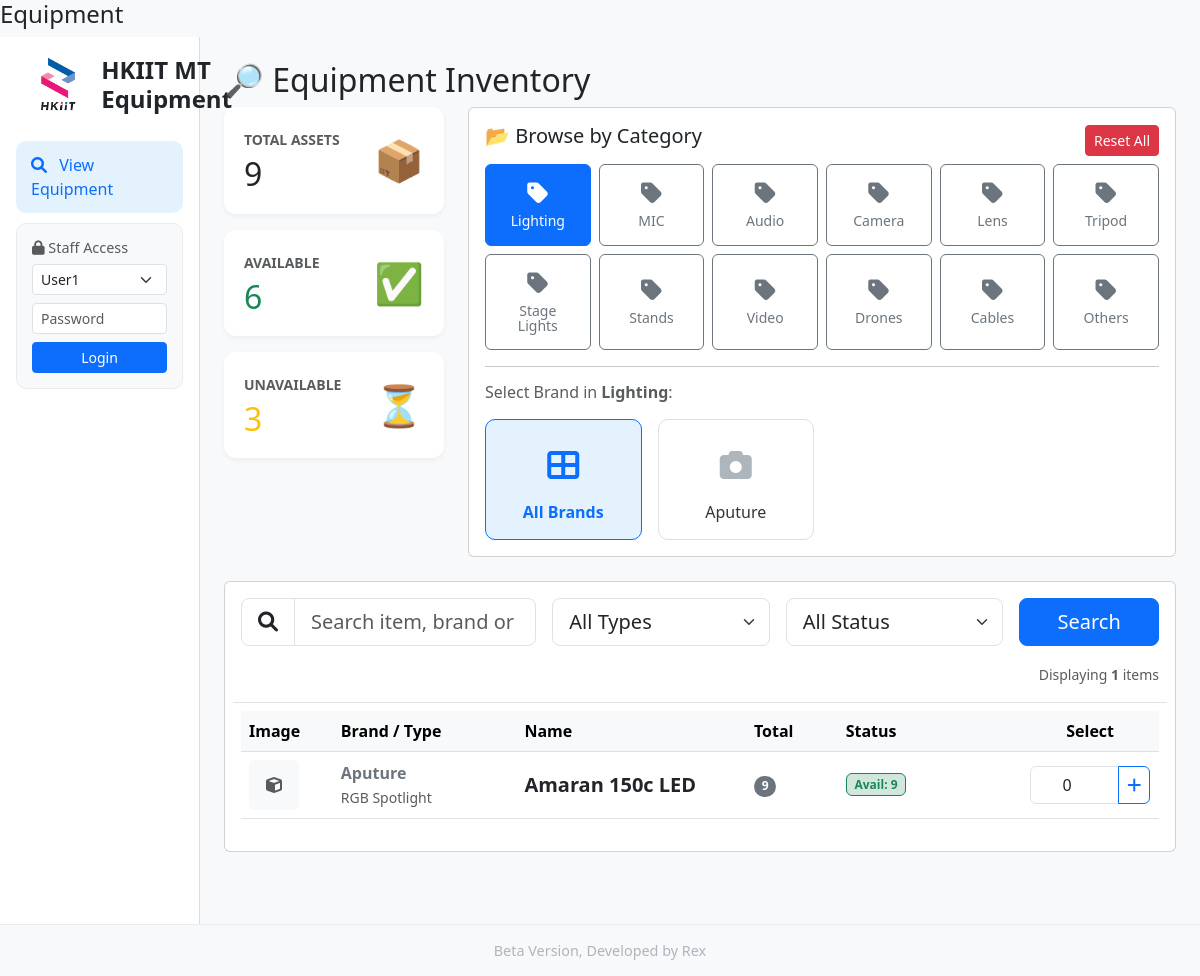
Page /dashboard?category=Lighting on the committed database.
### tables this page shows
CREATE TABLE "Equipment_List" (
"Category" TEXT,
  "Equipment_ID" TEXT,
  "Type" TEXT,
  "Brand" TEXT,
  "Name" TEXT,
  "Remarks" TEXT,
  "Qty" INTEGER,
  "item_created" TEXT
);

### app.py (the view)
@app.route('/dashboard')
def dashboard():
    cat_filter = request.args.get('category', 'ALL')
    type_filter = request.args.get('type', 'ALL')
    brand_filter = request.args.get('brand', 'ALL')
    status_filter = request.args.get('status', 'All')
    search_query = request.args.get('search', '')
    status_map = {"All": "All", "Available Only": "Yes", "Unavailable Only": "No"}
    db_status = status_map.get(status_filter, "All")
    conn = get_db()
    df_raw = fetch_equipment_data(db_status, type_filter, cat_filter, brand_filter, search_query)
    pending_map = {}
    total_pending_count = 0
    try:
        df_req = pd.read_sql_query("SELECT Items_Json FROM Request_Records WHERE Status = 'Pending'", conn)
        for json_str in df_req['Items_Json']:
            try:
                items = json.loads(json_str)
                for i in items:
                    name = i['name']
                    qty = int(i['qty'])
                    pending_map[name] = pending_map.get(name, 0) + qty
                    total_pending_count += qty
            except:
                continue
    except:
        pass
    final_data = []
    total_assets = 0
    physical_loaned_total = 0
    if not df_raw.empty:
        grouped = df_raw.groupby(['Name', 'Brand', 'Type', 'Category']).agg(
            Representative_ID=('ID', 'first'),
            Total_Qty=('Availability', 'count'),
            Physical_Avail=('Availability', lambda x: (x == 'Yes').sum()),
            Physical_Loaned=('Availability', lambda x: (x == 'No').sum())
        ).reset_index()
        for _, row in grouped.iterrows():
            name = row['Name']
            p_qty = pending_map.get(name, 0)
            net_avail = row['Physical_Avail'] - p_qty
            if net_avail < 0: net_avail = 0
            final_data.append({
                'Name': name,
                'Brand': row['Brand'],
                'Type': row['Type'],
                'Category': row['Category'],
                'Rep_ID': row['Representative_ID'],
                'Total_Qty': row['Total_Qty'],
                'Physical_Avail': row['Physical_Avail'],
                'Loaned_Qty': row['Physical_Loaned'],
                'Pending_Qty': p_qty,
                'Net_Avail_Qty': net_avail
            })
            total_assets += row['Total_Qty']
            physical_loaned_total += row['Physical_Loaned']
    display_loaned = physical_loaned_total + total_pending_count
    display_avail = total_assets - display_loaned
    if display_avail < 0: display_avail = 0
    types = fetch_types()
    brands = fetch_brands(cat_filter)
    return render_template('dashboard.html',
                           data=final_data,
                           total=total_assets,
                           avail=display_avail,
                           loaned=display_loaned,
                           types=types, brands=brands,
                           curr_cat=cat_filter, curr_type=type_filter,
                           curr_brand=brand_filter, curr_status=status_filter,
                           curr_search=search_query)

### app.py (called while the page is built)
def get_db():
    db = getattr(g, '_database', None)
    if db is None:
        db = g._database = sqlite3.connect(DATABASE)
        db.row_factory = sqlite3.Row
    return db

@app.teardown_appcontext
def close_connection(exception):
    db = getattr(g, '_database', None)
    if db is not None:
        db.close()

@app.context_processor
def utility_processor():
    def get_icon_path(prefix, name):
        filename = f"{prefix}_{name}.png"
        filepath = os.path.join(app.config['UPLOAD_FOLDER'], filename)
        if os.path.exists(filepath):
            return url_for('static', filename=f'icons/{filename}')
        return None
    return dict(get_icon_path=get_icon_path)

def fetch_types():
    conn = get_db()
    try:
        query = "SELECT DISTINCT Type FROM Equipment_List ORDER BY Type"
        df = pd.read_sql_query(query, conn)
        return df['Type'].tolist()
    except:
        return []

### templates/dashboard.html (shortened to what this page needs)
{% extends "base.html" %}
{% block content %}
<h2>🔎 Equipment Inventory</h2>
<div class="row mb-4">
    <div class="col-md-3">
        <div class="metric-card d-flex align-items-center justify-content-between mb-3">
            <div><small class="text-muted fw-bold">TOTAL ASSETS</small><h2 class="mb-0 mt-1">{{ total }}</h2></div>
            <div class="fs-1 text-primary">📦</div>
        </div>
        <div class="metric-card d-flex align-items-center justify-content-between mb-3">
            <div><small class="text-muted fw-bold">AVAILABLE</small><h2 class="mb-0 mt-1 text-success">{{ avail }}</h2></div>
            <div class="fs-1 text-success">✅</div>
        </div>
        <div class="metric-card d-flex align-items-center justify-content-between">
            <div><small class="text-muted fw-bold">UNAVAILABLE</small><h2 class="mb-0 mt-1 text-warning">{{ loaned }}</h2></div>
            <div class="fs-1 text-warning">⏳</div>
        </div>
    </div>
    <div class="col-md-9">
        <div class="card p-3 h-100">
            <div class="d-flex justify-content-between align-items-center mb-2">
                <h5>📂 Browse by Category</h5>
                {% if curr_cat != 'ALL' %}
                    <a href="{{ url_for('dashboard') }}" class="btn btn-sm btn-danger">Reset All</a>
                {% endif %}
            </div>
            <div class="row g-2">
                {% for cat in['Lighting', 'MIC', 'Audio', 'Camera', 'Lens', 'Tripod', 'Stage Lights', 'Stands', 'Video', 'Drones', 'Cables', 'Others'] %}
                {% set icon_url = get_icon_path('cat', cat) %}
                <div class="col-4 col-md-2">
                    <a href="{{ url_for('dashboard', category=cat) }}"
                       class="btn w-100 h-100 py-3 d-flex flex-column align-items-center justify-content-center {% if curr_cat == cat %}btn-primary{% else %}btn-outline-secondary{% endif %}">
                        {% if icon_url %}
                            <img src="{{ icon_url }}" alt="{{ cat }}" style="width: 50px; height: 50px; object-fit: contain; margin-bottom: 4px;">
                        {% else %}
                            <i class="fas fa-tag mb-2" style="font-size: 24px;"></i>
                        {% endif %}
                        <small style="line-height: 1.1;">{{ cat }}</small>
                    </a>
                </div>
                {% endfor %}
            </div>
            {% if curr_cat != 'ALL' %}
                <hr>
                <h6 class="text-muted mb-3">Select Brand in <b>{{ curr_cat }}</b>:</h6>
                <div class="row g-3">
                    <div class="col-6 col-sm-4 col-md-3">
                        <a href="{{ url_for('dashboard', category=curr_cat, brand='ALL') }}" class="brand-card {% if curr_brand == 'ALL' %}active{% endif %}">
                            <div class="brand-img-placeholder"><i class="fas fa-th-large fa-2x"></i></div>
                            <div>All Brands</div>
                        </a>
                    </div>
                    {% for b in brands %}
                    {% set brand_icon_url = get_icon_path('brand', b) %}
                    <div class="col-6 col-sm-4 col-md-3">
                        <a href="{{ url_for('dashboard', category=curr_cat, brand=b) }}" class="brand-card {% if curr_brand == b %}active{% endif %}">
                            <div class="brand-img-placeholder">
                                {% if brand_icon_url %}
                                    <img src="{{ brand_icon_url }}" style="width: 50px; height: 50px; object-fit: contain;">
                                {% else %}
                                    <i class="fas fa-camera fa-2x"></i>
                                {% endif %}
                            </div>
                            <div>{{ b }}</div>
                        </a>
                    </div>
                    {% endfor %}
                </div>
            {% endif %}
        </div>
    </div>
</div>
{% set show_list = (curr_cat != 'ALL' or curr_search) %}
<div class="card p-3 mb-5">
    <form method="GET" action="{{ url_for('dashboard') }}" class="row g-3 mb-2">
        <div class="{% if show_list %}col-md-4{% else %}col-md-10 offset-md-1{% endif %}">
            <div class="input-group input-group-lg">
                <span class="input-group-text bg-white"><i class="fas fa-search"></i></span>
                <input type="text" name="search" class="form-control" placeholder="Search item, brand or ID..." value="{{ curr_search }}">
            </div>
        </div>
        {% if show_list %}
            <div class="col-md-3">
                <select name="type" class="form-select form-select-lg" onchange="this.form.submit()">
                    <option value="ALL" {% if curr_type == 'ALL' %}selected{% endif %}>All Types</option>
                </select>
            </div>
            <div class="col-md-3">
                <select name="status" class="form-select form-select-lg" onchange="this.form.submit()">
                    <option value="All" {% if curr_status == 'All' %}selected{% endif %}>All Status</option>
                </select>
            </div>
            <div class="col-md-2">
                 <button type="submit" class="btn btn-primary btn-lg w-100">Search</button>
            </div>
            <div class="col-12 text-end border-bottom pb-3">
                 <span class="text-muted small">Displaying <b>{{ data|length }}</b> items</span>
            </div>
        {% endif %}
    </form>
    {% if show_list %}
        <div class="table-responsive">
            <table class="table table-hover align-middle">
                <thead class="table-light">
                    <tr>
                        <th width="10%">Image</th>
                        <th width="20%">Brand / Type</th>
                        <th width="25%">Name</th>
                        <th width="10%">Total</th>
                        <th width="20%">Status</th>
                        <th width="15%" class="text-center">Select</th>
                    </tr>
                </thead>
                <tbody>
                    {% for row in data %}
                    {% set item_img = get_icon_path('item', row['Rep_ID']) %}
                    {% set cat_img = get_icon_path('cat', row['Category']) %}
                    <tr>
                        <td>
                            <div style="width: 50px; height: 50px; display: flex; align-items: center; justify-content: center; background: #f8f9fa; border-radius: 5px; overflow: hidden;">
                                {% if item_img %}
                                    <img src="{{ item_img }}" style="width: 100%; height: 100%; object-fit: contain;">
                                {% elif cat_img %}
                                    <img src="{{ cat_img }}" style="width: 80%; height: 80%; object-fit: contain; opacity: 0.5;">
                                {% else %}
                                    <i class="fas fa-cube text-muted"></i>
                                {% endif %}
                            </div>
                        </td>
                        <td>
                            <span class="fw-bold text-secondary">{{ row['Brand'] }}</span><br>
                            <small class="text-muted">{{ row['Type'] }}</small>
                        </td>
                        <td><span class="fw-bold fs-5">{{ row['Name'] }}</span></td>
                        <td><span class="badge bg-secondary rounded-pill">{{ row['Total_Qty'] }}</span></td>
                        <td>
                            <div class="d-flex align-items-center gap-2 flex-wrap">
                                <span class="badge bg-success-subtle text-success border border-success">Avail: {{ row['Net_Avail_Qty'] }}</span>
                            </div>
                        </td>
                        <td class="text-center">
                            {% if row['Net_Avail_Qty'] > 0 %}
                            <div class="input-group justify-content-center" style="width: 120px; margin: 0 auto;">
                                <input type="number" id="qty-{{ loop.index }}" class="form-control qty-input" min="0" max="{{ row['Net_Avail_Qty'] }}" value="0">
                                <button class="btn btn-outline-primary px-2" type="button"
                                    onclick="addToCart('{{ row.Name }}', '{{ row.Brand }}', '{{ row.Type }}', 'qty-{{ loop.index }}')">
                                    <i class="fas fa-plus"></i>
                                </button>
                            </div>
                            {% else %}
                                <button class="btn btn-sm btn-secondary" disabled>Full</button>
                            {% endif %}
                        </td>
                    </tr>
                    {% else %}
                    <tr><td colspan="6" class="text-center py-4 text-muted">No items found matching criteria.</td></tr>
                    {% endfor %}
                </tbody>
            </table>
        </div>
    {% else %}
        <div class="text-center py-5 text-muted">
            <i class="fas fa-search fa-3x mb-3 text-secondary opacity-50"></i>
            <h5>Please select a Category or search to view equipment list</h5>
        </div>
    {% endif %}
</div>
{% endblock %}

### templates/base.html (style rules this page uses)
body { background-color: #f8f9fa; min-height: 100vh; display: flex; flex-direction: column; }
.metric-card { background: white; border-radius: 12px; padding: 20px; box-shadow: 0 2px 5px rgba(0,0,0,0.05); }

### templates/dashboard.html (style rules this page uses)
.brand-card { transition: transform 0.2s, box-shadow 0.2s; cursor: pointer; border: 1px solid #e0e0e0; text-align: center; padding: 15px; background: #fff; border-radius: 10px; height: 100%; display: block; text-decoration: none; color: #333; }
.brand-card.active { background-color: #e3f2fd; border-color: #0d6efd; color: #0d6efd; font-weight: bold; }
.brand-img-placeholder { height: 60px; display: flex; align-items: center; justify-content: center; margin-bottom: 5px; color: #adb5bd; }
.brand-card.active .brand-img-placeholder { color: #0d6efd; }
.qty-input { width: 60px; text-align: center; }

### rows in the picture
Equipment_List: Brand "Aputure", Type "RGB Spotlight", Name "Amaran 150c LED", Total_Qty "9", Net_Avail_Qty "9"

### other values in the picture
{{ total }} "9"
{{ avail }} "6"
{{ loaned }} "3"
{{ cat }} "Lighting" "MIC" "Audio" "Camera" "Lens" "Tripod" "Stage Lights" "Stands" "Video" "Drones" "Cables" "Others"
{{ curr_cat }} "Lighting"
{{ b }} "Aputure"
{{ data|length }} "1"
